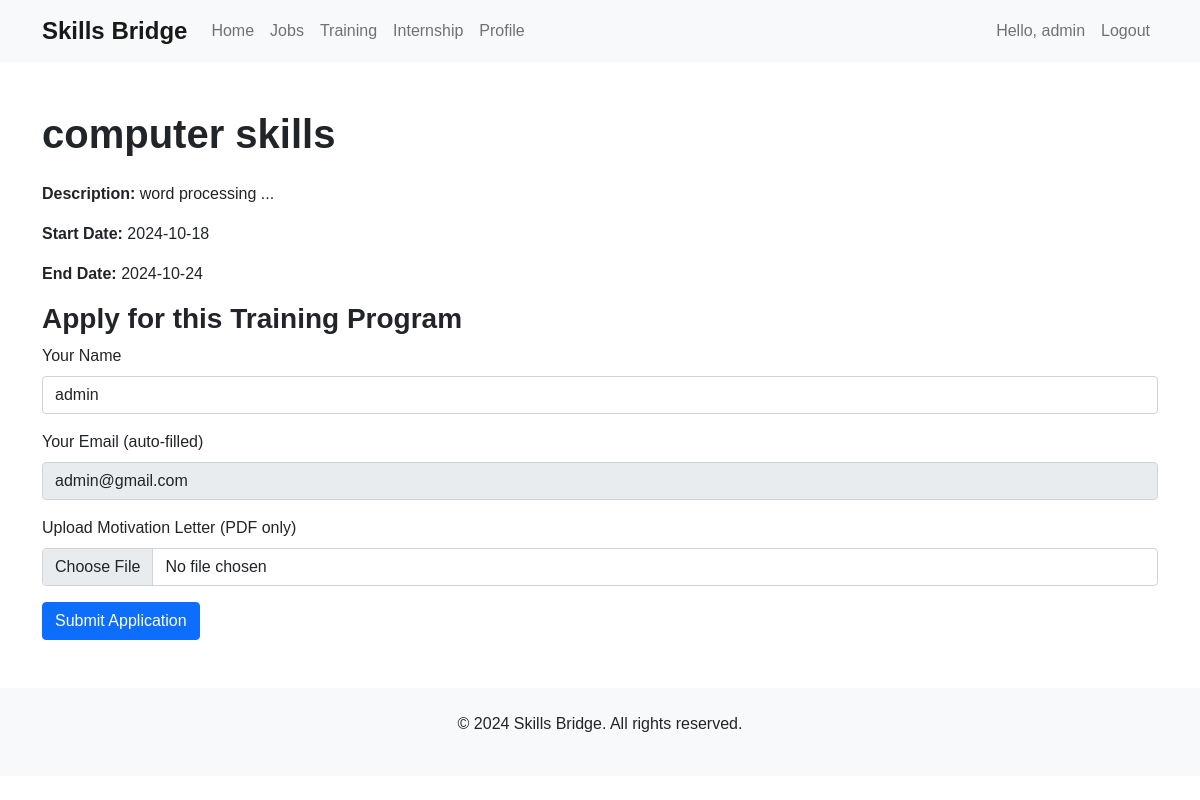
/pages/training-details.php?id=2 (signed in), run on the app's committed database.
### tables this page shows
CREATE TABLE `training_programs` (
  `id` int(11) NOT NULL,
  `title` varchar(255) NOT NULL,
  `description` text DEFAULT NULL,
  `start_date` date DEFAULT NULL,
  `end_date` date DEFAULT NULL
);

CREATE TABLE `users` (
  `id` int(11) NOT NULL,
  `username` varchar(50) NOT NULL,
  `email` varchar(100) NOT NULL,
  `full_name` varchar(100) DEFAULT NULL,
  `phone_number` varchar(20) DEFAULT NULL,
  `bio` text DEFAULT NULL,
  `skills` text DEFAULT NULL,
  `profile_picture` varchar(255) DEFAULT NULL,
  `password` varchar(255) NOT NULL,
  `role` enum('admin','user') DEFAULT 'user',
  `created_at` timestamp NOT NULL DEFAULT current_timestamp()
);

### pages/training-details.php (the view, shortened to what this page needs)
<?php
include_once '../includes/header.php';
include_once '../includes/db.php';
$user_id = $_SESSION['user_id'];
$query = "SELECT email FROM users WHERE id = ?";
$stmt = $pdo->prepare($query);
$stmt->execute([$user_id]);
$user = $stmt->fetch(PDO::FETCH_ASSOC);
$user_email = $user['email'];
if (isset($_GET['id'])) {
    $training_id = $_GET['id'];
    $query = "SELECT * FROM training_programs WHERE id = ?";
    $stmt = $pdo->prepare($query);
    $stmt->execute([$training_id]);
    $training = $stmt->fetch(PDO::FETCH_ASSOC);
}
?>
<div class="container my-5">
    <?php if (isset($training)): ?>
        <h1 class="mb-4"><?php echo htmlspecialchars($training['title']); ?></h1>
        <p><strong>Description:</strong> <?php echo htmlspecialchars($training['description']); ?></p>
        <p><strong>Start Date:</strong> <?php echo $training['start_date']; ?></p>
        <p><strong>End Date:</strong> <?php echo $training['end_date']; ?></p>
        <h3>Apply for this Training Program</h3>
        <form action="training-details.php?id=<?php echo $training['id']; ?>" method="POST" enctype="multipart/form-data">
            <div class="mb-3">
                <label for="name" class="form-label">Your Name</label>
                <input type="text" class="form-control" id="name" name="name" value="<?php echo $_SESSION['username']; ?>" required>
            </div>
            <div class="mb-3">
                <label for="email" class="form-label">Your Email (auto-filled)</label>
                <input type="email" class="form-control" id="email" name="email" value="<?php echo $user_email; ?>" readonly>
            </div>
            <div class="mb-3">
                <label for="motivation_pdf" class="form-label">Upload Motivation Letter (PDF only)</label>
                <input type="file" class="form-control" id="motivation_pdf" name="motivation_pdf" accept="application/pdf" required>
            </div>
            <button type="submit" class="btn btn-primary">Submit Application</button>
        </form>
    <?php else: ?>
        <p class="text-center">Training program not found.</p>
    <?php endif; ?>
</div>
<?php include_once '../includes/footer.php'; ?>

### includes/styles.css (style rules this page uses)
body { font-family: 'Arial', sans-serif; }
h1, h2, h3 { font-weight: 600; }

### data on the page
training_programs: title "computer skills", description "word processing ...", start_date "2024-10-18", end_date "2024-10-24"
users: email "admin@gmail.com"

### other printed values
$_SESSION['username'] "admin"
